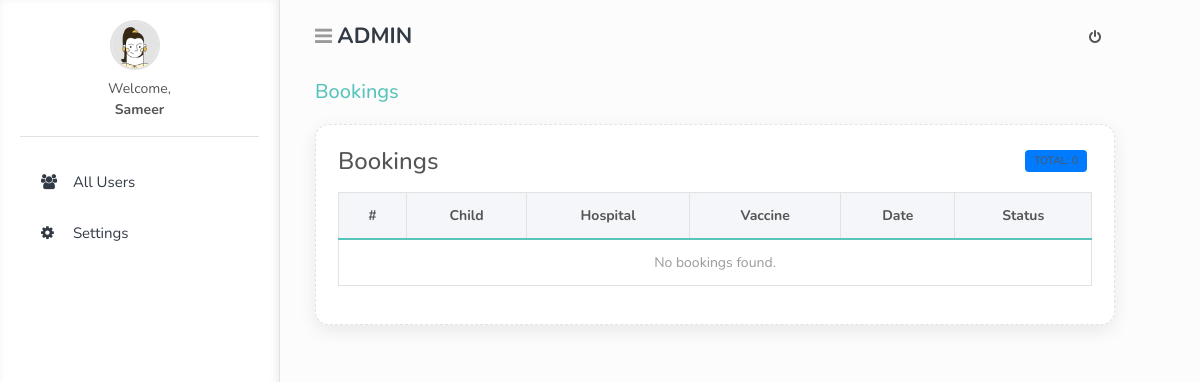
Before: /mainadmin/bookings.php (signed in) with the older database file.
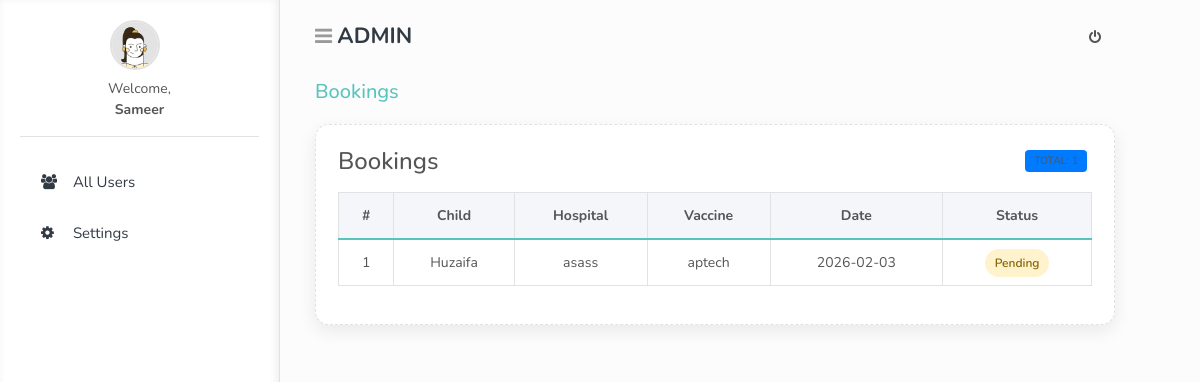
After: the same page with the newer database file.
### tables this page shows
CREATE TABLE `bookings` (
  `id` int(11) NOT NULL,
  `child_id` int(11) DEFAULT NULL,
  `hospital_id` int(11) DEFAULT NULL,
  `vaccine_name` varchar(100) DEFAULT NULL,
  `booking_date` date DEFAULT NULL,
  `status` varchar(30) DEFAULT NULL,
  `created_at` timestamp NOT NULL DEFAULT current_timestamp()
);

CREATE TABLE `children` (
  `child_id` int(11) NOT NULL,
  `parent_id` int(11) NOT NULL,
  `child_name` varchar(100) NOT NULL,
  `birth_date` date NOT NULL,
  `vaccination_status` varchar(50) DEFAULT 'Pending'
);

CREATE TABLE `hospitals` (
  `id` int(11) NOT NULL,
  `hospital_name` varchar(150) DEFAULT NULL,
  `address` text DEFAULT NULL,
  `phone` varchar(20) DEFAULT NULL,
  `email` varchar(255) DEFAULT NULL
);

### mainadmin/bookings.php (the view, shortened to what this page needs)
<?php
include '../base/header.php';
include '../includes/db.php';
$result = mysqli_query($conn, "
    SELECT
        c.child_name,
        h.hospital_name AS hospital,
        b.vaccine_name,
        b.booking_date,
        b.status
    FROM bookings b
    JOIN children c ON c.child_id = b.child_id
    JOIN hospitals h ON h.id = b.hospital_id
    ORDER BY b.booking_date DESC
");
$total = mysqli_num_rows($result);
?>
<div class="card booking-card">
    <div class="d-flex justify-content-between align-items-center mb-3">
        <h4 class="m-0">Bookings</h4>
        <span class="badge bg-primary">Total: <?= $total ?></span>
    </div>
    <div class="table-responsive">
        <table class="table table-bordered table-hover text-center align-middle">
            <thead>
                <tr>
                    <th>#</th>
                    <th>Child</th>
                    <th>Hospital</th>
                    <th>Vaccine</th>
                    <th>Date</th>
                    <th>Status</th>
                </tr>
            </thead>
            <tbody>
                <?php if ($total > 0): ?>
                    <?php $i=1; while ($b = mysqli_fetch_assoc($result)):
                        $status = strtolower($b['status'] ?? '');
                        $badge = 'status-other';
                        if ($status === 'pending') $badge = 'status-pending';
                    ?>
                        <tr>
                            <td><?= $i++ ?></td>
                            <td><?= htmlspecialchars($b['child_name']) ?></td>
                            <td><?= htmlspecialchars($b['hospital']) ?></td>
                            <td><?= htmlspecialchars($b['vaccine_name']) ?></td>
                            <td><?= htmlspecialchars($b['booking_date']) ?></td>
                            <td>
                                <span class="status-pill <?= $badge ?>">
                                    <?= htmlspecialchars($b['status']) ?>
                                </span>
                            </td>
                        </tr>
                    <?php endwhile; ?>
                <?php else: ?>
                    <tr>
                        <td colspan="6" class="text-muted">
                            No bookings found.
                        </td>
                    </tr>
                <?php endif; ?>
            </tbody>
        </table>
    </div>
</div>
<?php include '../base/footer.php'; ?>

Changed rows visible on the page:
added bookings: child.child_name "Huzaifa", hospital.hospital_name "asass", vaccine_name "aptech", booking_date "2026-02-03", status "Pending"
Other visible differences:
text no longer shown: "No bookings found."
